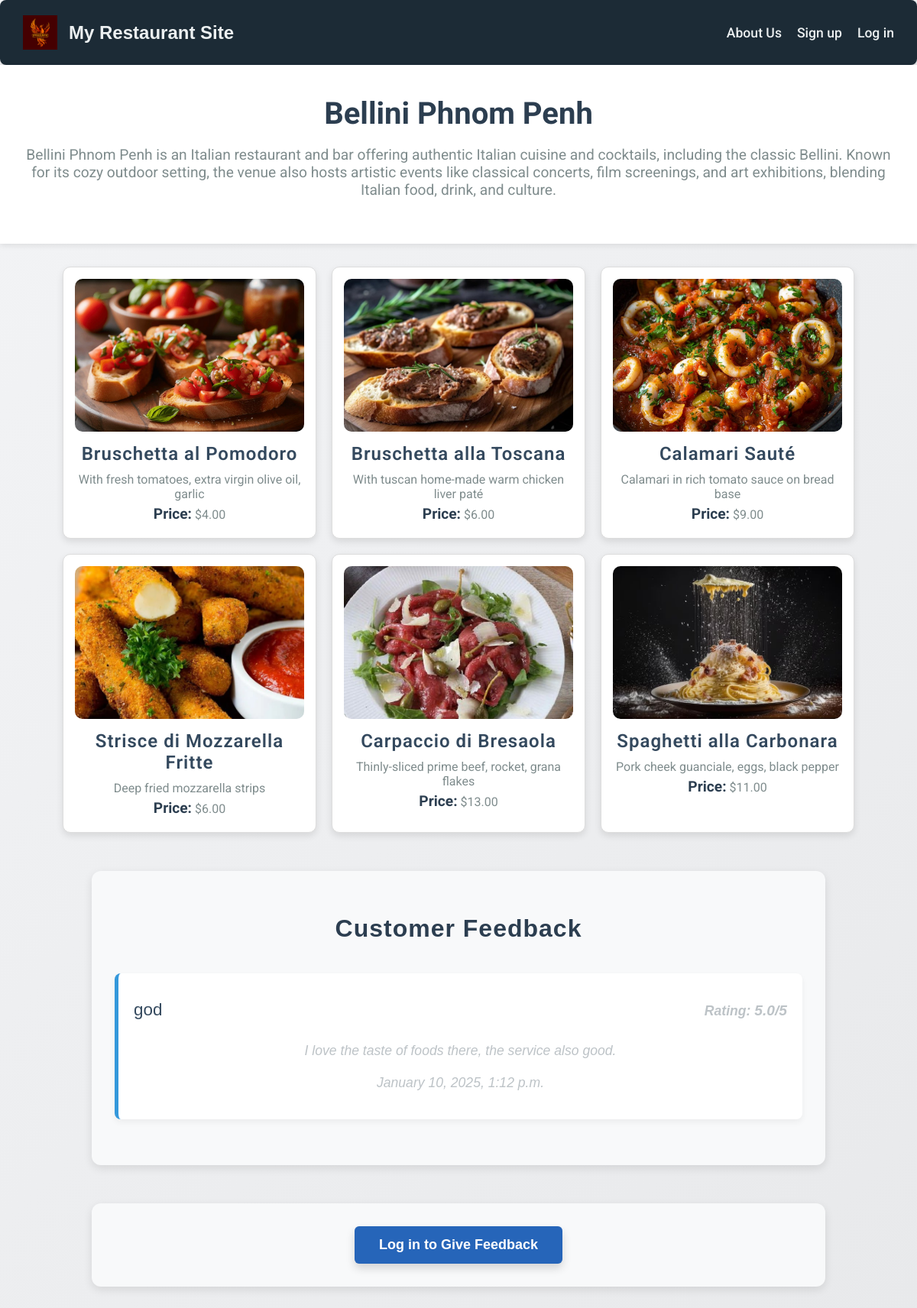
Screenshot of /restaurant/menu/1/ with the database file from the repository.
### restaurant/models.py (models this page shows, shortened)
class Restaurant(models.Model):
    CATEGORY_CHOICES = [
        ('Chinese', 'Chinese'),
        ('French', 'French'),
        ('Khmer', 'Khmer'),
        ('Italian', 'Italian'),
        ('Japanese', 'Japanese'),
        ('Korean', 'Korean'),
        ('American', 'American'),
        ('Mexican', 'Mexican'),
        ('Other', 'Other'),
    ]
    name = models.CharField(max_length=200, unique=True)
    description = models.TextField()
    location = models.CharField(max_length=200)
    google_maps_link = models.URLField(blank=True, null=True)  # New field for Google Maps link
    cuisine = models.CharField(max_length=100, choices=CATEGORY_CHOICES)
    rating = models.FloatField(
        default=0.0,
        validators=[MinValueValidator(0.0, "Rating cannot be negative")]
    )
    image = models.ImageField(upload_to='restaurant_images/', blank=True)

class Menu(models.Model):
    restaurant = models.ForeignKey(Restaurant, on_delete=models.CASCADE, related_name='menus')
    name = models.CharField(max_length=200)
    description = models.TextField(blank=True)
    price = models.DecimalField(max_digits=10, decimal_places=2)  # Price with 2 decimal places
    image = models.ImageField(upload_to='menu_images/', blank=True)

class Feedback(models.Model):
    restaurant = models.ForeignKey(
        Restaurant, on_delete=models.CASCADE, related_name='feedbacks'
    )
    user = models.ForeignKey(User, on_delete=models.CASCADE,default=1)
    comments = models.TextField(blank=True)
    rating = models.FloatField(
        validators=[
            MinValueValidator(0.0, "Rating cannot be negative"),
            MaxValueValidator(5.0, "Rating cannot exceed 5.0")
        ]
    )
    created_at = models.DateTimeField(auto_now_add=True)
    def customer_name(self):
        return self.user.username
    customer_name.short_description = "Customer Name"

### restaurant/views.py (the view)
# urls.py: path('menu/<int:restaurant_id>/', views.MenuListView.as_view(), name='menu_list'),
class MenuListView(ListView):
    model = Menu
    template_name = 'restaurant/menu_list.html'
    context_object_name = 'menus'
    def get_queryset(self):
        self.restaurant = get_object_or_404(Restaurant, pk=self.kwargs['restaurant_id'])
        return Menu.objects.filter(restaurant=self.restaurant)
    def get_context_data(self, **kwargs):
        context = super().get_context_data(**kwargs)
        context['restaurant'] = self.restaurant
        context['feedbacks'] = self.restaurant.feedbacks.all().order_by('-created_at')
        return context

### restaurant/templates/restaurant/menu_list.html (shortened to what this page needs)
<!DOCTYPE html>
<html lang="en">
<head>
</head>
<body>
    {% include 'restaurant/navbar.html' %}
    <header>
        <h1>{{ restaurant.name }}</h1>
        <p>{{ restaurant.description }}</p>
    </header>
    <div class="menu-container">
        {% for menu in menus %}
            <div class="menu-card">
                {% if menu.image %}
                    <img src="{{ menu.image.url }}" alt="{{ menu.name }}">
                {% else %}
                    <img src="/static/default-menu-image.jpg" alt="Default Menu Image">
                {% endif %}
                <div class="menu-details">
                    <h2>{{ menu.name }}</h2>
                    <p>{{ menu.description }}</p>
                    <p><strong>Price:</strong> ${{ menu.price }}</p>
                </div>
            </div>
        {% empty %}
            <div class="no-menu">
                <p>No menu items available for this restaurant.</p>
            </div>
        {% endfor %}
    </div>
    {% include 'restaurant/feedback_list.html' %}
    <div class="feedback-container">
        <button class="feedback-button">
            {% if user.is_authenticated %}
                <a href="{% url 'feedback-create' restaurant.id %}">Give Feedback</a>
            {% else %}
                <span>Log in to Give Feedback</span>
            {% endif %}
        </button>
    </div>
</body>
</html>

### restaurant/templates/restaurant/navbar.html (shortened to what this page needs)
<nav class="navbar">
    <a href="{% url 'restaurant_list' %}" class="navbar-brand">
        <img src="/static/logo.png" alt="Logo" class="navbar-logo">
        <span class="site-title">My Restaurant Site</span>
    </a>
    <div class="navbar-links">
        {% if user.is_authenticated %}
            <a href="{% url 'about' %}" class="navbar-link">About Us</a>
            <a href="{% url 'profile' %}" class="navbar-link">Profile</a>
            <a href="{% url 'logout' %}" class="navbar-link">Log out</a>
        {% else %}
            <a href="{% url 'about' %}" class="navbar-link">About Us</a>
            <a href="{% url 'signup' %}" class="navbar-link">Sign up</a>
            <a href="{% url 'login' %}" class="navbar-link">Log in</a>
        {% endif %}
    </div>
</nav>

### restaurant/templates/restaurant/feedback_list.html (shortened to what this page needs)
<div class="feedback-container">
    <h2>Customer Feedback</h2>
    {% for feedback in feedbacks %}
        <div class="feedback-card">
            <div class="feedback-header">
                <h3>{{ feedback.user.username }}</h3>
                <p class="rating">Rating: <span>{{ feedback.rating }}/5</span></p>
            </div>
            <p class="feedback-comments">{{ feedback.comments }}</p>
            <p class="feedback-date">{{ feedback.created_at|date:"F j, Y, g:i a" }}</p>
        </div>
    {% empty %}
        <p>No feedback available for this restaurant.</p>
    {% endfor %}
</div>

### restaurant/templates/restaurant/menu_list.html (style rules this page uses)
body { font-family: 'Roboto', sans-serif; margin: 0; padding: 0; background: linear-gradient(135deg, #f3f4f6, #e8e9eb); color: #333; animation: fadeIn 1.5s ease-out; }
header { text-align: center; padding: 40px 20px; background: #fff; box-shadow: 0px 2px 8px rgba(0, 0, 0, 0.1); margin-bottom: 30px; }
header h1 { font-size: 2.5rem; margin: 0; color: #2c3e50; }
header p { font-size: 1.2rem; color: #7f8c8d; }
.menu-container { display: flex; flex-wrap: wrap; gap: 20px; justify-content: center; padding: 0 20px; }
.menu-card { background: #fff; border: 1px solid #ddd; border-radius: 10px; box-shadow: 0 4px 10px rgba(0, 0, 0, 0.1); padding: 15px; width: 300px; display: flex; flex-direction: column; text-align: center; transition: transform 0.3s ease-in-out, box-shadow 0.3s ease-in-out; }
.menu-card img { width: 100%; height: 200px; object-fit: cover; border-radius: 10px; margin-bottom: 15px; transition: transform 0.3s ease-in-out; }
.menu-details h2 { font-size: 1.5rem; margin: 0 0 10px; color: #34495e; }
.menu-details p { font-size: 1rem; margin: 5px 0; color: #7f8c8d; }
.menu-details strong { font-size: 1.2rem; color: #2c3e50; }
.navbar { background-color: #1c2b36; color: #ecf0f1; padding: 20px 30px; display: flex; justify-content: space-between; align-items: center; box-shadow: 0 4px 6px rgba(0, 0, 0, 0.1); border-radius: 8px; }
.navbar-brand { color: #ecf0f1; text-decoration: none; font-weight: 700; display: flex; align-items: center; transition: transform 0.3s ease, color 0.3s ease; }
.navbar-logo { height: 45px; margin-right: 15px; transition: transform 0.3s ease; }
.site-title { font-size: 1.5rem; font-family: 'Poppins', sans-serif; }
.navbar-links { display: flex; gap: 20px; }
.navbar-link { color: #ecf0f1; text-decoration: none; font-weight: 500; font-size: 1.1rem; transition: all 0.3s ease-in-out; }
.feedback-container { text-align: center; margin: 30px; }
.feedback-button { background-color: #004aad; color: white; padding: 14px 32px; border: none; border-radius: 6px; font-size: 18px; font-weight: 600; cursor: pointer; box-shadow: 0 6px 12px rgba(0, 0, 0, 0.15); transition: transform 0.3s ease, box-shadow 0.3s ease; position: relative; overflow: hidden; }
.feedback-button::before { content: ''; position: absolute; top: 0; left: -100%; width: 300%; height: 100%; background: rgba(255, 255, 255, 0.15); transform: skewX(-45deg); transition: left 0.5s ease; }

### restaurant/templates/restaurant/navbar.html (style rules this page uses)
.navbar { background-color: #1c2b36; color: #ecf0f1; padding: 20px 30px; display: flex; justify-content: space-between; align-items: center; box-shadow: 0 4px 6px rgba(0, 0, 0, 0.1); border-radius: 8px; }
.navbar-brand { color: #ecf0f1; text-decoration: none; font-weight: 700; display: flex; align-items: center; transition: transform 0.3s ease, color 0.3s ease; }
.navbar-logo { height: 45px; margin-right: 15px; transition: transform 0.3s ease; }
.site-title { font-size: 1.5rem; font-family: 'Poppins', sans-serif; }
.navbar-links { display: flex; gap: 20px; }
.navbar-link { color: #ecf0f1; text-decoration: none; font-weight: 500; font-size: 1.1rem; transition: color 0.3s ease; }

### restaurant/templates/restaurant/feedback_list.html (style rules this page uses)
.feedback-container { margin: 50px auto; padding: 30px; max-width: 900px; background-color: #f8f9fa; border-radius: 12px; box-shadow: 0 4px 12px rgba(0, 0, 0, 0.1); font-family: 'Arial', sans-serif; }
h2 { text-align: center; font-size: 2rem; font-weight: 600; color: #2c3e50; margin-bottom: 40px; letter-spacing: 1px; }
.feedback-card { margin-bottom: 30px; padding: 20px; background-color: #ffffff; border-radius: 8px; border-left: 5px solid #3498db; box-shadow: 0 4px 8px rgba(0, 0, 0, 0.05); transition: box-shadow 0.3s ease; }
.feedback-header { display: flex; justify-content: space-between; align-items: baseline; }
.feedback-header h3 { font-size: 1.4rem; margin: 0; color: #34495e; font-weight: 500; }
.rating { font-size: 1rem; font-weight: 600; color: #3498db; }
.rating span { font-size: 1.2rem; font-weight: 700; }
.feedback-comments { margin-top: 10px; font-size: 1.1rem; color: #7f8c8d; line-height: 1.6; }
.feedback-date { margin-top: 15px; font-size: 0.9rem; color: #95a5a6; text-align: right; font-style: italic; }
.feedback-container p { text-align: center; font-size: 1.1rem; color: #bdc3c7; font-style: italic; }

### rows the page displays
Restaurant: name "Bellini Phnom Penh", description "Bellini Phnom Penh is an Italian restaurant and bar offering authentic Italian cuisine and cocktails, including the classic Bellini. Known for its cozy outdoor setting, the venue also hosts artistic events like classical concerts, film screenings, and art exhibitions, blending Italian food, drink, and culture."
Menu: image (picture), name "Bruschetta al Pomodoro", description "With fresh tomatoes, extra virgin olive oil, garlic", price "4.00"
Menu: image (picture), name "Bruschetta alla Toscana", description "With tuscan home-made warm chicken liver paté", price "6.00"
Menu: image (picture), name "Calamari Sauté", description "Calamari in rich tomato sauce on bread base", price "9.00"
Menu: image (picture), name "Strisce di Mozzarella Fritte", description "Deep fried mozzarella strips", price "6.00"
Menu: image (picture), name "Carpaccio di Bresaola", description "Thinly-sliced prime beef, rocket, grana flakes", price "13.00"
Menu: image (picture), name "Spaghetti alla Carbonara", description "Pork cheek guanciale, eggs, black pepper", price "11.00"
Feedback: user.username "god", rating "5.0", comments "I love the taste of foods there, the service also good.", created_at "January 10, 2025, 1:12 p.m."
